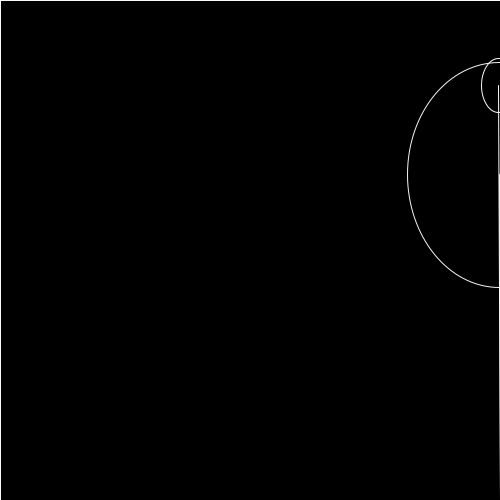
Frame 1 (no input)
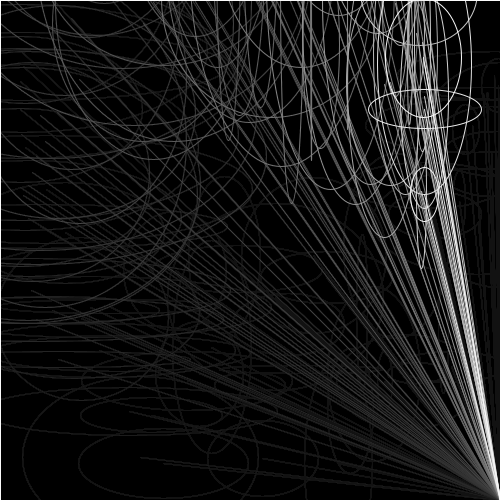
Frame 60 (the mouse pressed at the canvas centre just before this capture)
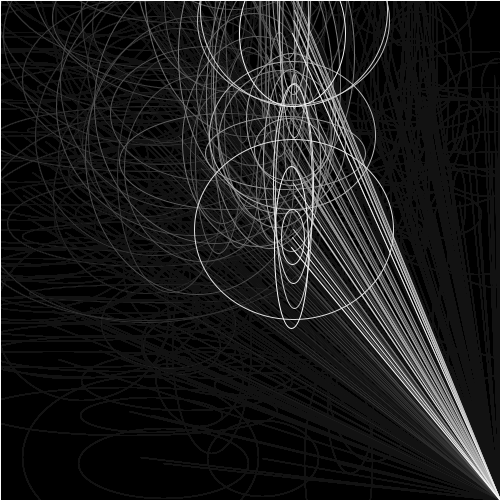
Frame 120 (the mouse held since frame 60 and released just before this capture)

The Processing sketch that drew these frames (run headless with seeded random() and noise(); from frame 60 on, the mouse is pressed at the canvas centre):

// Processing sketch: processing_1540
// ── processing_1540.pde

float rados = 0;float vitesse = 3/(180.0/PI);float inverse=180/(180.0/PI) ;
float radius = 0;

void setup(){
size(500, 500 );
stroke(250);
background(0); 
frameRate(40);
smooth();
}

void dessine(){
  radius+=0.01;
  float rad=cos(radius); rad =10+(1+rad)*120;  
  rados+=vitesse;
  rect(0,0,500,500);
  float x1 = (250)+cos(rados)*rad;
  float y1 = random (250)+sin(rados)*rad; 
  float x2 = random (250)+cos(rados+inverse)*rad;
  float y2 = random (250)+sin(rados+inverse)*rad;  
   ellipse (x1,y1,x2,y2); 
     line(500,500,x1,y1);
  }

void draw(){ 
   fill(0,7);
  for(int a=0;a<2;a++){
    dessine();
    }
}
